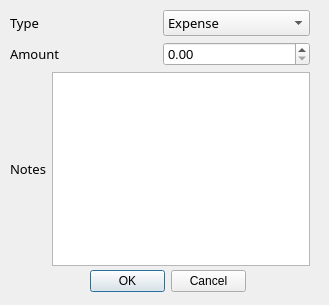
<?xml version="1.0" encoding="UTF-8"?>
<ui version="4.0">
 <class>Dialog</class>
 <widget class="QDialog" name="Dialog">
  <property name="geometry">
   <rect>
    <x>0</x>
    <y>0</y>
    <width>329</width>
    <height>305</height>
   </rect>
  </property>
  <property name="windowTitle">
   <string>Dialog</string>
  </property>
  <widget class="QDialogButtonBox" name="buttonBox">
   <property name="geometry">
    <rect>
     <x>90</x>
     <y>270</y>
     <width>156</width>
     <height>23</height>
    </rect>
   </property>
   <property name="standardButtons">
    <set>QDialogButtonBox::Cancel|QDialogButtonBox::Ok</set>
   </property>
  </widget>
  <widget class="QWidget" name="layoutWidget">
   <property name="geometry">
    <rect>
     <x>10</x>
     <y>10</y>
     <width>300</width>
     <height>256</height>
    </rect>
   </property>
   <layout class="QGridLayout" name="gridLayout">
    <item row="0" column="0">
     <layout class="QHBoxLayout" name="horizontalLayout_3">
      <item>
       <widget class="QLabel" name="label">
        <property name="font">
         <font>
          <family>Bahnschrift SemiLight</family>
          <pointsize>10</pointsize>
         </font>
        </property>
        <property name="text">
         <string>Type</string>
        </property>
       </widget>
      </item>
      <item>
       <widget class="QComboBox" name="type">
        <property name="font">
         <font>
          <family>Bahnschrift</family>
          <pointsize>10</pointsize>
         </font>
        </property>
        <item>
         <property name="text">
          <string>Expense</string>
         </property>
        </item>
        <item>
         <property name="text">
          <string>Deposit</string>
         </property>
        </item>
       </widget>
      </item>
     </layout>
    </item>
    <item row="1" column="0">
     <layout class="QHBoxLayout" name="horizontalLayout_2">
      <item>
       <widget class="QLabel" name="label_2">
        <property name="font">
         <font>
          <family>Bahnschrift SemiLight</family>
          <pointsize>10</pointsize>
         </font>
        </property>
        <property name="text">
         <string>Amount</string>
        </property>
       </widget>
      </item>
      <item>
       <widget class="QDoubleSpinBox" name="amount">
        <property name="font">
         <font>
          <pointsize>10</pointsize>
         </font>
        </property>
        <property name="maximum">
         <double>1000000000.000000000000000</double>
        </property>
       </widget>
      </item>
     </layout>
    </item>
    <item row="2" column="0">
     <layout class="QHBoxLayout" name="horizontalLayout">
      <item alignment="Qt::AlignHCenter">
       <widget class="QLabel" name="label_3">
        <property name="font">
         <font>
          <family>Bahnschrift SemiLight</family>
          <pointsize>10</pointsize>
         </font>
        </property>
        <property name="text">
         <string>Notes</string>
        </property>
       </widget>
      </item>
      <item>
       <widget class="QPlainTextEdit" name="notes">
        <property name="font">
         <font>
          <family>Bahnschrift SemiLight</family>
          <pointsize>14</pointsize>
         </font>
        </property>
       </widget>
      </item>
     </layout>
    </item>
   </layout>
  </widget>
 </widget>
 <resources/>
 <connections/>
</ui>
